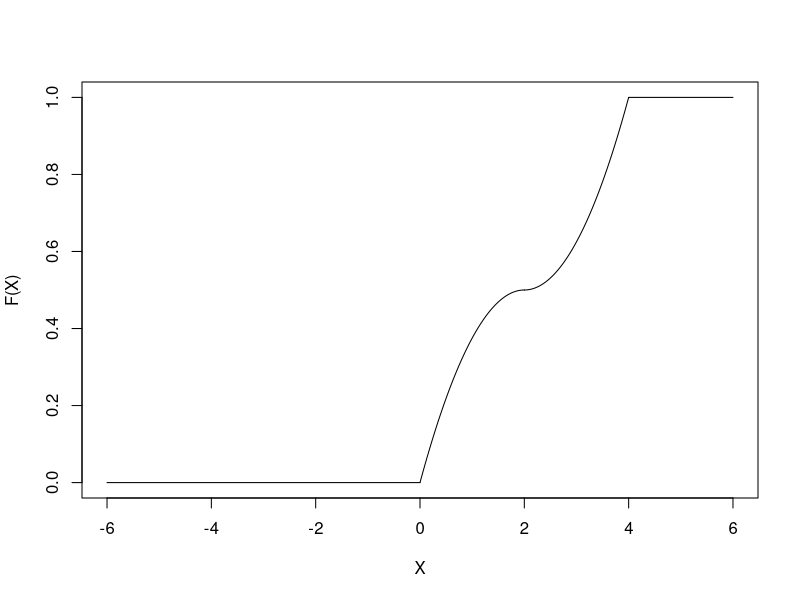

R code for this plot:
## ---- chunk 1
# F(x) for x in (0,2)
f1 = function(x) {x/2 - x^2/8}
# F(x) for x in (2,4)
f2 = function(x) {1 + x^2/8 - x/2}
# Plot F(x) in (0,2)
plot(f1, from = 0, to = 2, xlim = c(-6,6), ylim = c(0,1), xlab = 'X', ylab = 'F(X)')
# Plot F(x) in (2,4)
plot(f2, from = 2, to = 4, add = TRUE)
# Add F(x) = 0 from -infinity to 0
segments(-6,0,0,0)
# Add F(x) = 1 from 4 to +infinity
segments(4,1,6,1)
## ---- chunk 2
# Calculate the P(Z >= (625-500)/75)
1 - pnorm(625, mean = 500, sd = 75)
## ---- chunk 3
p = 0.04779035
1 - choose(35,0)*(1-p)^35 - choose(35,1)*p*(1-p)^34 - choose(35,2)*(p^2)*(1-p)^33
## ---- chunk 4
f = function(x) {choose(35,0)*(1-x)^35 + choose(35,1)*x*(1-x)^34 + choose(35,2)*(x^2)*(1-x)^33 - 0.2}
uniroot(f,c(0,1))
## ---- chunk 5
qnorm(0.1183283, 0, 1, lower.tail = FALSE)
